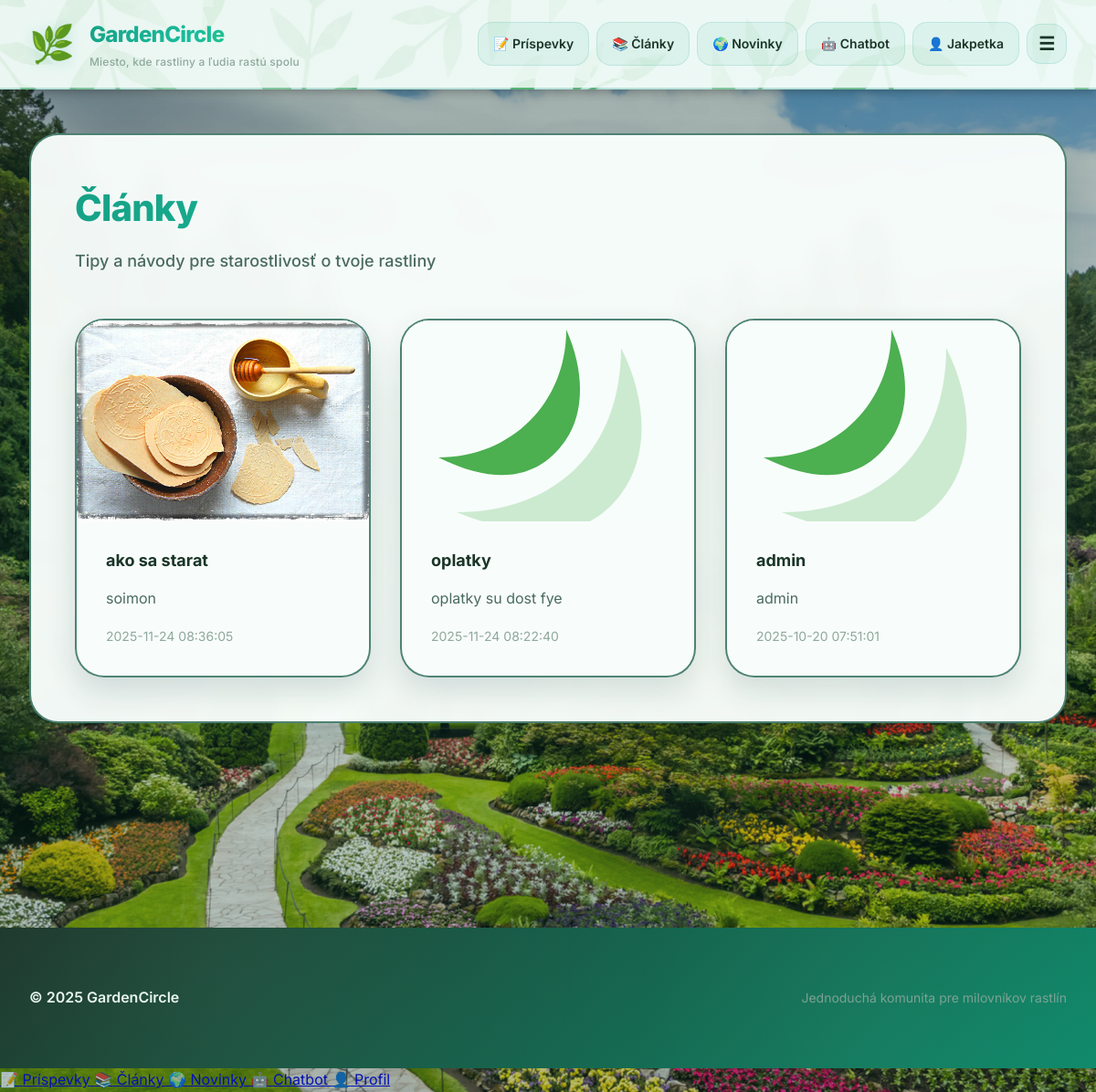
The page /articles (signed in) on the database its author committed.
### tables this page shows
CREATE TABLE users (
            id INTEGER PRIMARY KEY AUTOINCREMENT,
            username TEXT UNIQUE NOT NULL,
            email TEXT UNIQUE NOT NULL,
            password_hash TEXT NOT NULL,
            bio TEXT DEFAULT '',
            profile_image TEXT,
            created_at TIMESTAMP NOT NULL DEFAULT (datetime('now'))
        , is_admin BOOLEAN DEFAULT 0);

CREATE TABLE articles (
            id INTEGER PRIMARY KEY AUTOINCREMENT,
            title TEXT NOT NULL,
            content TEXT NOT NULL,
            image_path TEXT,
            created_at TIMESTAMP NOT NULL DEFAULT (datetime('now'))
        );

### backend/routes.py (the view)
    @app.route("/articles")
    @login_required
    def articles():
        db = get_db()
        rows = db.execute("SELECT id, title, content, image_path, created_at FROM articles ORDER BY created_at DESC").fetchall()
        items = [{"id":r[0],"title":r[1],"content":r[2],"image_path":r[3],"created_at":r[4]} for r in rows]
        return render_template("articles.html", items=items)

### backend/database.py (called while the page is built)
def get_db():
    db = getattr(g, "_database", None)
    if db is None:
        os.makedirs(os.path.dirname(DB_PATH), exist_ok=True)
        db = g._database = sqlite3.connect(DB_PATH)
        db.row_factory = sqlite3.Row
    return db

### backend/routes.py (called while the page is built)
@login_manager.user_loader
def load_user(user_id):
    return User.get_by_id(user_id)

### backend/user.py (called while the page is built)
    @staticmethod
    def get_by_id(user_id):
        db = get_db()
        row = db.execute(
            "SELECT id, username, email, password_hash, bio, profile_image, created_at, COALESCE(is_admin, 0) as is_admin FROM users WHERE id = ?",
            (user_id,)
        ).fetchone()
        if row:
            return User(row[0], row[1], row[2], row[3], row[4], row[5], row[6], row[7])
        return None

### templates/articles.html (shortened to what this page needs)
{% extends 'base.html' %}
{% block content %}
  <section class="card">
    <header class="section-header">
      <h2>Články</h2>
      <p class="muted">Tipy a návody pre starostlivosť o tvoje rastliny</p>
    </header>
    <div class="articles-grid">
      {% for a in items %}
        {% set img_src = a.image_path %}
        {% set resolved_src = None %}
        {% if img_src %}
          {% if img_src.startswith('http') %}
            {% set resolved_src = img_src %}
          {% elif img_src.startswith('/static/') %}
            {% set resolved_src = img_src %}
          {% else %}
            {% set resolved_src = url_for('static', filename=img_src) %}
          {% endif %}
        {% endif %}
        <article class="article-card fade-in">
          <a href="{{ url_for('article_detail', article_id=a.id) }}" class="article-card-link" aria-label="Článok {{ a.title }}">
            {% if resolved_src %}
              <img src="{{ resolved_src }}" alt="{{ a.title }}" loading="lazy">
            {% else %}
              <img src="{{ url_for('static', filename='img/leaf.svg') }}" alt="{{ a.title }}" loading="lazy" style="background: var(--light-green);">
            {% endif %}
            <div class="content">
              <h3>{{ a.title }}</h3>
              <p>{{ a.content[:150] }}{% if a.content|length > 150 %}&hellip;{% endif %}</p>
              <small class="muted">{{ a.created_at }}</small>
            </div>
          </a>
        </article>
      {% else %}
        <div class="text-center" style="grid-column: 1 / -1; padding: var(--space-2xl);">
          <p class="muted" style="font-size: var(--font-size-lg);">Zatiaľ žiadne články</p>
          <p class="muted">Skúste to neskôr znova</p>
        </div>
      {% endfor %}
    </div>
  </section>
{% endblock %}

### templates/base.html (shortened to what this page needs)
<!DOCTYPE html>
<html lang="sk">
<head>
  <link rel="stylesheet" href="{{ url_for('static', filename='css/style.css') }}">
</head>
<body class="{% block body_class %}{% endblock %}">
  <header class="site-header">
    <div class="container header-inner">
      <a class="brand" href="{{ url_for('home') }}">
        <span class="logo" aria-hidden="true">🌿</span>
        <div>
          <h1>GardenCircle</h1>
          <p class="tagline">Miesto, kde rastliny a ľudia rastú spolu</p>
        </div>
      </a>
      <nav class="main-nav" aria-label="Hlavná navigácia">
        {% if current_user.is_authenticated %}
          <a href="{{ url_for('posts_page') }}">📝 Príspevky</a>
          <a href="{{ url_for('articles') }}">📚 Články</a>
          <a href="{{ url_for('news') }}">🌍 Novinky</a>
          <a href="{{ url_for('chatbot_placeholder') }}">🤖 Chatbot</a>
          <a href="{{ url_for('user_profile', username=current_user.username) }}">👤 {{ current_user.username }}</a>
        {% else %}
          <a href="{{ url_for('login') }}">🔑 Prihlásiť</a>
          <a href="{{ url_for('register') }}">✨ Registrácia</a>
        {% endif %}
        <button id="menuToggle" type="button" class="menu-toggle" aria-label="Menu" aria-expanded="false">
          <span class="menu-icon">☰</span>
        </button>
      </nav>
    </div>
  </header>
  <main class="container">
    {% block content %}{% endblock %}
  </main>
  <footer class="site-footer">
    <div class="container footer-inner">
      <small>© 2025 GardenCircle</small>
      <span class="muted">Jednoduchá komunita pre milovníkov rastlín</span>
    </div>
  </footer>
  {% if current_user.is_authenticated %}
  <nav class="bottom-nav" aria-label="Mobilná navigácia">
    <a href="{{ url_for('posts_page') }}" class="bottom-nav-item {% if request.endpoint == 'posts_page' %}active{% endif %}" aria-label="Príspevky">
      <span class="bottom-nav-icon">📝</span>
      <span class="bottom-nav-label">Príspevky</span>
    </a>
    <a href="{{ url_for('articles') }}" class="bottom-nav-item {% if request.endpoint == 'articles' %}active{% endif %}" aria-label="Články">
      <span class="bottom-nav-icon">📚</span>
      <span class="bottom-nav-label">Články</span>
    </a>
    <a href="{{ url_for('news') }}" class="bottom-nav-item {% if request.endpoint == 'news' %}active{% endif %}" aria-label="Novinky">
      <span class="bottom-nav-icon">🌍</span>
      <span class="bottom-nav-label">Novinky</span>
    </a>
    <a href="{{ url_for('chatbot_placeholder') }}" class="bottom-nav-item {% if request.endpoint == 'chatbot_placeholder' %}active{% endif %}" aria-label="Chatbot">
      <span class="bottom-nav-icon">🤖</span>
      <span class="bottom-nav-label">Chatbot</span>
    </a>
    <a href="{{ url_for('user_profile', username=current_user.username) }}" class="bottom-nav-item {% if request.endpoint == 'user_profile' %}active{% endif %}" aria-label="Profil">
      <span class="bottom-nav-icon">👤</span>
      <span class="bottom-nav-label">Profil</span>
    </a>
  </nav>
  {% endif %}
</body>
</html>

### rows shown on the page
users: username "Jakpetka"
articles: title "ako sa starat", content "soimon", created_at "2025-11-24 08:36:05"
articles: title "oplatky", content "oplatky su dost fye", created_at "2025-11-24 08:22:40"
articles: title "admin", content "admin", created_at "2025-10-20 07:51:01"
